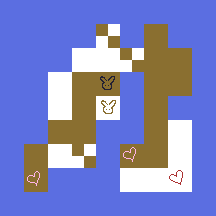

Below is a game level as drawn by its tile map, then a one-line description and the .tmx file that defines it, in full:
An orthogonal 9x9 tile map with 24x24 px tiles, 1 tile layer (Tile Layer 1).

<map version="1.2" tiledversion="1.3.2" orientation="orthogonal" renderorder="right-down" compressionlevel="0" width="9" height="9" tilewidth="24" tileheight="24" infinite="0" nextlayerid="2" nextobjectid="1">
 <tileset firstgid="1" name="tmptile" tilewidth="24" tileheight="24" tilecount="12" columns="12">
  <image source="tmptile.png" width="288" height="24" />
 </tileset>
 <layer id="1" name="Tile Layer 1" width="9" height="9">
  <data encoding="csv">
1,1,1,1,1,1,1,1,1,
1,1,1,1,6,1,2,1,1,
1,1,1,3,3,6,2,2,1,
1,1,3,2,4,1,2,2,1,
1,1,3,2,5,1,2,1,1,
1,1,2,2,1,1,2,3,1,
1,2,3,6,1,9,2,3,1,
1,9,1,1,1,3,3,10,1,
1,1,1,1,1,1,1,1,1
</data>
 </layer>
</map>
